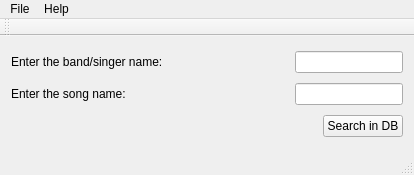
<?xml version="1.0" encoding="UTF-8"?>
<ui version="4.0">
 <class>MainWindow</class>
 <widget class="QMainWindow" name="MainWindow">
  <property name="geometry">
   <rect>
    <x>0</x>
    <y>0</y>
    <width>414</width>
    <height>175</height>
   </rect>
  </property>
  <property name="windowTitle">
   <string>MainWindow</string>
  </property>
  <widget class="QWidget" name="centralWidget">
   <layout class="QGridLayout" name="gridLayout">
    <item row="0" column="0" colspan="2">
     <widget class="QLabel" name="label">
      <property name="text">
       <string>Enter the band/singer name:</string>
      </property>
     </widget>
    </item>
    <item row="0" column="2">
     <spacer name="horizontalSpacer">
      <property name="orientation">
       <enum>Qt::Horizontal</enum>
      </property>
      <property name="sizeHint" stdset="0">
       <size>
        <width>90</width>
        <height>20</height>
       </size>
      </property>
     </spacer>
    </item>
    <item row="0" column="3" colspan="2">
     <widget class="QLineEdit" name="lineEdit"/>
    </item>
    <item row="1" column="0">
     <widget class="QLabel" name="label_2">
      <property name="text">
       <string>Enter the song name:</string>
      </property>
     </widget>
    </item>
    <item row="1" column="1" colspan="2">
     <spacer name="horizontalSpacer_2">
      <property name="orientation">
       <enum>Qt::Horizontal</enum>
      </property>
      <property name="sizeHint" stdset="0">
       <size>
        <width>131</width>
        <height>20</height>
       </size>
      </property>
     </spacer>
    </item>
    <item row="1" column="3" colspan="2">
     <widget class="QLineEdit" name="lineEdit_2"/>
    </item>
    <item row="2" column="0" colspan="4">
     <spacer name="horizontalSpacer_3">
      <property name="orientation">
       <enum>Qt::Horizontal</enum>
      </property>
      <property name="sizeHint" stdset="0">
       <size>
        <width>289</width>
        <height>20</height>
       </size>
      </property>
     </spacer>
    </item>
    <item row="2" column="4">
     <widget class="QPushButton" name="pushButton">
      <property name="text">
       <string>Search in DB</string>
      </property>
     </widget>
    </item>
   </layout>
  </widget>
  <widget class="QMenuBar" name="menuBar">
   <property name="geometry">
    <rect>
     <x>0</x>
     <y>0</y>
     <width>414</width>
     <height>26</height>
    </rect>
   </property>
   <widget class="QMenu" name="menuFile">
    <property name="title">
     <string>File</string>
    </property>
    <addaction name="actionSearch"/>
    <addaction name="separator"/>
    <addaction name="actionExit"/>
   </widget>
   <widget class="QMenu" name="menuHelp">
    <property name="title">
     <string>Help</string>
    </property>
    <addaction name="actionAbout"/>
   </widget>
   <addaction name="menuFile"/>
   <addaction name="menuHelp"/>
  </widget>
  <widget class="QToolBar" name="mainToolBar">
   <attribute name="toolBarArea">
    <enum>TopToolBarArea</enum>
   </attribute>
   <attribute name="toolBarBreak">
    <bool>false</bool>
   </attribute>
  </widget>
  <widget class="QStatusBar" name="statusBar"/>
  <action name="actionSearch">
   <property name="text">
    <string>Search...</string>
   </property>
  </action>
  <action name="actionExit">
   <property name="text">
    <string>Exit</string>
   </property>
  </action>
  <action name="actionAbout">
   <property name="text">
    <string>About...</string>
   </property>
  </action>
 </widget>
 <layoutdefault spacing="6" margin="11"/>
 <resources/>
 <connections/>
</ui>
